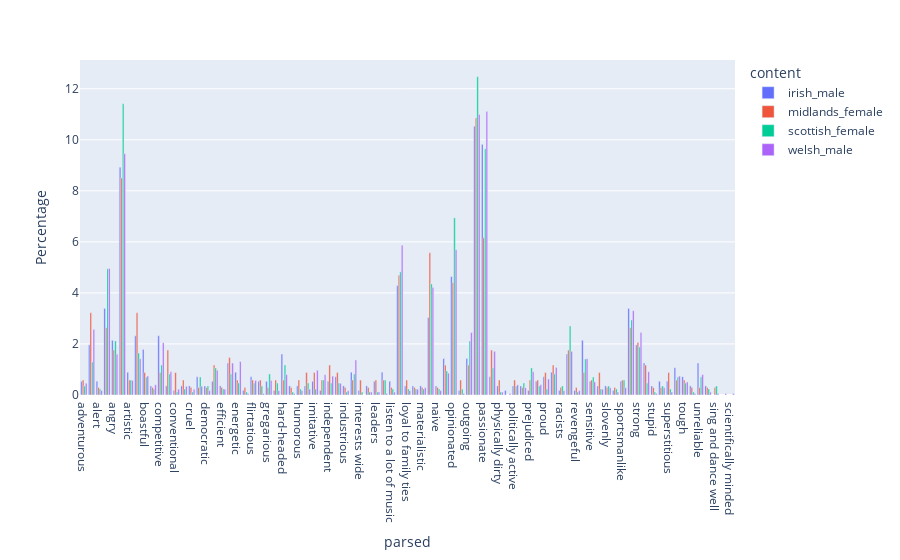

This figure's notebook cell:
### Code cell
df_exploded = subset.explode('parsed')
result = df_exploded.groupby(['content', 'parsed']).size().reset_index(name='count')


result['Total'] = result.groupby('content')['count'].transform('sum')
result['Percentage'] = result['count'] / result['Total'] * 100


# Create a grouped bar plot
fig = px.bar(
    result,
    x='parsed',
    y='Percentage',
    color='content',    # Different colors for each group
    barmode='group',  # Place bars side-by-side rather than stacking them
)
fig.show()

### Figure 1 — Plotly figure (JSON) as saved in the notebook; plotly's stock layout.template omitted (floating-point values rounded to 4 significant figures)
{"data": [{"alignmentgroup": "True", "hovertemplate": "content=irish_male<br>parsed=%{x}<br>Percentage=%{y}<extra></extra>", "legendgroup": "irish_male", "marker": {"color": "#636efa", "pattern": {"shape": ""}}, "name": "irish_male", "offsetgroup": "irish_male", "orientation": "v", "showlegend": true, "textposition": "auto", "type": "bar", "x": ["adventurous", "aggressive", "alert", "ambitious", "angry", "arrogant", "artistic", "athletic", "boastful", "bossy", "competitive", "complaining", "conventional", "cool", "cruel", "cultural", "democratic", "diverse", "efficient", "emotional", "energetic", "extremely nationalistic", "flirtatious", "greedy", "gregarious", "happy-go-lucky", "hard-headed", "have an attitude", "humorous", "ignorant", "imitative", "impulsive", "independent", "individualistic", "industrious", "intelligent", "interests wide", "lazy", "leaders", "liberal", "listen to a lot of music", "loud", "loyal to family ties", "masculine", "materialistic", "musical", "naive", "noisy", "opinionated", "ostentatious", "outgoing", "outspoken", "passionate", "patriotic", "physically dirty", "pleasure loving", "politically active", "practical", "prejudiced", "progressive", "proud", "quarrelsome", "racists", "rebellious", "revengeful", "rude", "sensitive", "show-offs", "slovenly", "spoiled", "sportsmanlike", "straightforward", "strong", "stubborn", "stupid", "superficial", "superstitious", "talkative", "tough", "tradition loving", "unreliable", "very religious"], "xaxis": "x", "y": [0.5357, 1.964, 0.5357, 3.393, 2.143, 8.929, 0.8929, 2.321, 1.786, 0.3571, 2.321, 0.3571, 0.1786, 0.3571, 0.3571, 0.7143, 0.3571, 0.5357, 0.3571, 1.25, 0.8929, 0.1786, 0.7143, 0.5357, 0.5357, 0.1786, 1.607, 0.3571, 0.3571, 0.3571, 0.5357, 0.1786, 0.5357, 0.7143, 0.3571, 0.8929, 0.1786, 0.3571, 0.5357, 0.8929, 0.5357, 4.286, 0.3571, 0.3571, 0.3571, 3.036, 0.3571, 1.429, 4.643, 0.1786, 1.429, 10.54, 9.821, 0.7143, 0.3571, 0.1786, 0.3571, 0.3571, 0.1786, 0.5357, 0.7143, 0.8929, 0.1786, 1.607, 0.1786, 2.143, 0.5357, 0.3571, 0.3571, 0.1786, 0.5357, 3.393, 1.964, 1.25, 0.3571, 0.5357, 0.5357, 1.071, 0.7143, 0.3571, 1.25, 0.3571], "yaxis": "y"}, {"alignmentgroup": "True", "hovertemplate": "content=midlands_female<br>parsed=%{x}<br>Percentage=%{y}<extra></extra>", "legendgroup": "midlands_female", "marker": {"color": "#EF553B", "pattern": {"shape": ""}}, "name": "midlands_female", "offsetgroup": "midlands_female", "orientation": "v", "showlegend": true, "textposition": "auto", "type": "bar", "x": ["adventurous", "aggressive", "alert", "ambitious", "angry", "arrogant", "artistic", "athletic", "boastful", "bossy", "competitive", "complaining", "conventional", "cool", "cruel", "cultural", "democratic", "diverse", "efficient", "emotional", "energetic", "extremely nationalistic", "flirtatious", "greedy", "gregarious", "happy-go-lucky", "hard-headed", "have an attitude", "humorous", "ignorant", "imitative", "impulsive", "independent", "individualistic", "industrious", "intelligent", "interests wide", "lazy", "leaders", "liberal", "listen to a lot of music", "loud", "loyal to family ties", "masculine", "materialistic", "musical", "naive", "noisy", "opinionated", "ostentatious", "outgoing", "outspoken", "passionate", "patriotic", "physically dirty", "politically active", "practical", "prejudiced", "progressive", "proud", "quarrelsome", "racists", "rebellious", "revengeful", "rude", "sensitive", "show-offs", "sing and dance well", "slovenly", "spoiled", "sportsmanlike", "straightforward", "strong", "stubborn", "stupid", "superficial", "superstitious", "talkative", "tough", "tradition loving", "unreliable", "very religious"], "xaxis": "x", "y": [0.5865, 3.226, 0.2933, 2.639, 1.76, 8.504, 0.5865, 3.226, 0.8798, 0.2933, 0.8798, 1.76, 0.8798, 0.5865, 0.2933, 0.2933, 0.2933, 1.173, 0.2933, 1.466, 0.5865, 0.2933, 0.5865, 0.5865, 0.2933, 0.5865, 0.5865, 0.2933, 0.5865, 0.8798, 0.8798, 0.5865, 1.173, 0.8798, 0.2933, 0.5865, 0.5865, 0.2933, 0.5865, 0.5865, 0.2933, 4.692, 0.5865, 0.2933, 0.2933, 5.572, 0.2933, 1.173, 4.399, 0.5865, 1.173, 10.85, 6.158, 1.76, 0.5865, 0.5865, 0.2933, 0.5865, 0.5865, 0.8798, 1.173, 0.2933, 1.76, 0.2933, 0.8798, 0.5865, 0.8798, 0.2933, 0.2933, 0.2933, 0.5865, 2.639, 2.053, 1.173, 0.2933, 0.2933, 0.8798, 0.5865, 0.5865, 0.2933, 0.2933, 0.2933], "yaxis": "y"}, {"alignmentgroup": "True", "hovertemplate": "content=scottish_female<br>parsed=%{x}<br>Percentage=%{y}<extra></extra>", "legendgroup": "scottish_female", "marker": {"color": "#00cc96", "pattern": {"shape": ""}}, "name": "scottish_female", "offsetgroup": "scottish_female", "orientation": "v", "showlegend": true, "textposition": "auto", "type": "bar", "x": ["adventurous", "aggressive", "alert", "ambitious", "angry", "arrogant", "artistic", "athletic", "boastful", "bossy", "competitive", "complaining", "conventional", "cool", "cruel", "cultural", "democratic", "diverse", "efficient", "emotional", "energetic", "extremely nationalistic", "flirtatious", "greedy", "gregarious", "happy-go-lucky", "hard-headed", "have an attitude", "humorous", "ignorant", "imitative", "impulsive", "independent", "individualistic", "industrious", "intelligent", "interests wide", "lazy", "leaders", "liberal", "listen to a lot of music", "loud", "loyal to family ties", "masculine", "materialistic", "musical", "naive", "noisy", "opinionated", "ostentatious", "outgoing", "outspoken", "passionate", "patriotic", "physically dirty", "politically active", "practical", "prejudiced", "progressive", "proud", "quarrelsome", "racists", "rebellious", "revengeful", "rude", "sensitive", "show-offs", "sing and dance well", "slovenly", "spoiled", "sportsmanlike", "straightforward", "strong", "stubborn", "stupid", "superficial", "superstitious", "talkative", "tough", "tradition loving", "unreliable", "very religious"], "xaxis": "x", "y": [0.3529, 1.294, 0.2353, 4.941, 2.118, 11.41, 0.5882, 1.647, 0.7059, 0.2353, 1.176, 0.8235, 0.1176, 0.2353, 0.1176, 0.7059, 0.3529, 1.059, 0.2353, 0.8235, 0.4706, 0.1176, 0.4706, 0.3529, 0.8235, 0.4706, 1.176, 0.1176, 0.2353, 0.4706, 0.2353, 0.5882, 0.4706, 0.4706, 0.1176, 0.8235, 0.1176, 0.1176, 0.1176, 0.5882, 0.2353, 4.824, 0.2353, 0.2353, 0.2353, 4.353, 0.2353, 0.9412, 6.941, 0.2353, 2.118, 12.47, 9.647, 1.059, 0.1176, 0.3529, 0.4706, 1.059, 0.3529, 0.2353, 0.8235, 0.3529, 2.706, 0.1176, 1.412, 0.7059, 0.2353, 0.3529, 0.3529, 0.2353, 0.5882, 2.941, 1.882, 0.4706, 0.1176, 0.3529, 0.2353, 0.7059, 0.4706, 0.1176, 0.7059, 0.2353], "yaxis": "y"}, {"alignmentgroup": "True", "hovertemplate": "content=welsh_male<br>parsed=%{x}<br>Percentage=%{y}<extra></extra>", "legendgroup": "welsh_male", "marker": {"color": "#ab63fa", "pattern": {"shape": ""}}, "name": "welsh_male", "offsetgroup": "welsh_male", "orientation": "v", "showlegend": true, "textposition": "auto", "type": "bar", "x": ["adventurous", "aggressive", "alert", "ambitious", "angry", "arrogant", "artistic", "athletic", "boastful", "bossy", "competitive", "complaining", "conventional", "cool", "cruel", "cultural", "democratic", "diverse", "efficient", "emotional", "energetic", "extremely nationalistic", "flirtatious", "greedy", "gregarious", "happy-go-lucky", "hard-headed", "have an attitude", "humorous", "ignorant", "imitative", "impulsive", "independent", "individualistic", "industrious", "intelligent", "lazy", "leaders", "liberal", "listen to a lot of music", "loud", "loyal to family ties", "masculine", "materialistic", "musical", "naive", "noisy", "opinionated", "ostentatious", "outgoing", "outspoken", "passionate", "patriotic", "physically dirty", "pleasure loving", "politically active", "practical", "prejudiced", "progressive", "proud", "quarrelsome", "quick tempered", "racists", "rebellious", "revengeful", "rude", "scientifically minded", "sensitive", "show-offs", "sing and dance well", "slovenly", "spoiled", "sportsmanlike", "straightforward", "strong", "stubborn", "stupid", "superficial", "superstitious", "talkative", "tough", "tradition loving", "unreliable", "very religious"], "xaxis": "x", "y": [0.4556, 2.563, 0.1708, 4.954, 1.595, 9.453, 0.5695, 1.424, 0.7403, 0.3986, 2.05, 0.9112, 0.2278, 0.3417, 0.2278, 0.3417, 0.1708, 0.9681, 0.2278, 1.253, 1.31, 0.05695, 0.5695, 0.05695, 0.5695, 0.1708, 0.7973, 0.05695, 0.1708, 0.2278, 0.9681, 0.7973, 0.7403, 0.4556, 0.1708, 1.367, 0.1139, 0.1139, 0.05695, 0.1139, 5.866, 0.1708, 0.2278, 0.2847, 4.214, 0.1708, 0.8542, 5.695, 0.05695, 2.449, 10.99, 11.1, 1.708, 0.1139, 0.05695, 0.3986, 0.2847, 0.9112, 0.3986, 0.6264, 1.082, 0.05695, 0.1708, 1.708, 0.1708, 1.424, 0.05695, 0.5125, 0.2278, 0.05695, 0.2847, 0.1139, 0.2847, 3.303, 2.449, 0.9112, 0.05695, 0.2847, 0.1139, 0.7403, 0.5125, 0.05695, 0.7973, 0.1139], "yaxis": "y"}], "layout": {"barmode": "group", "legend": {"title": {"text": "content"}, "tracegroupgap": 0}, "margin": {"t": 60}, "xaxis": {"anchor": "y", "domain": [0, 1], "title": {"text": "parsed"}}, "yaxis": {"anchor": "x", "domain": [0, 1], "title": {"text": "Percentage"}}}}
